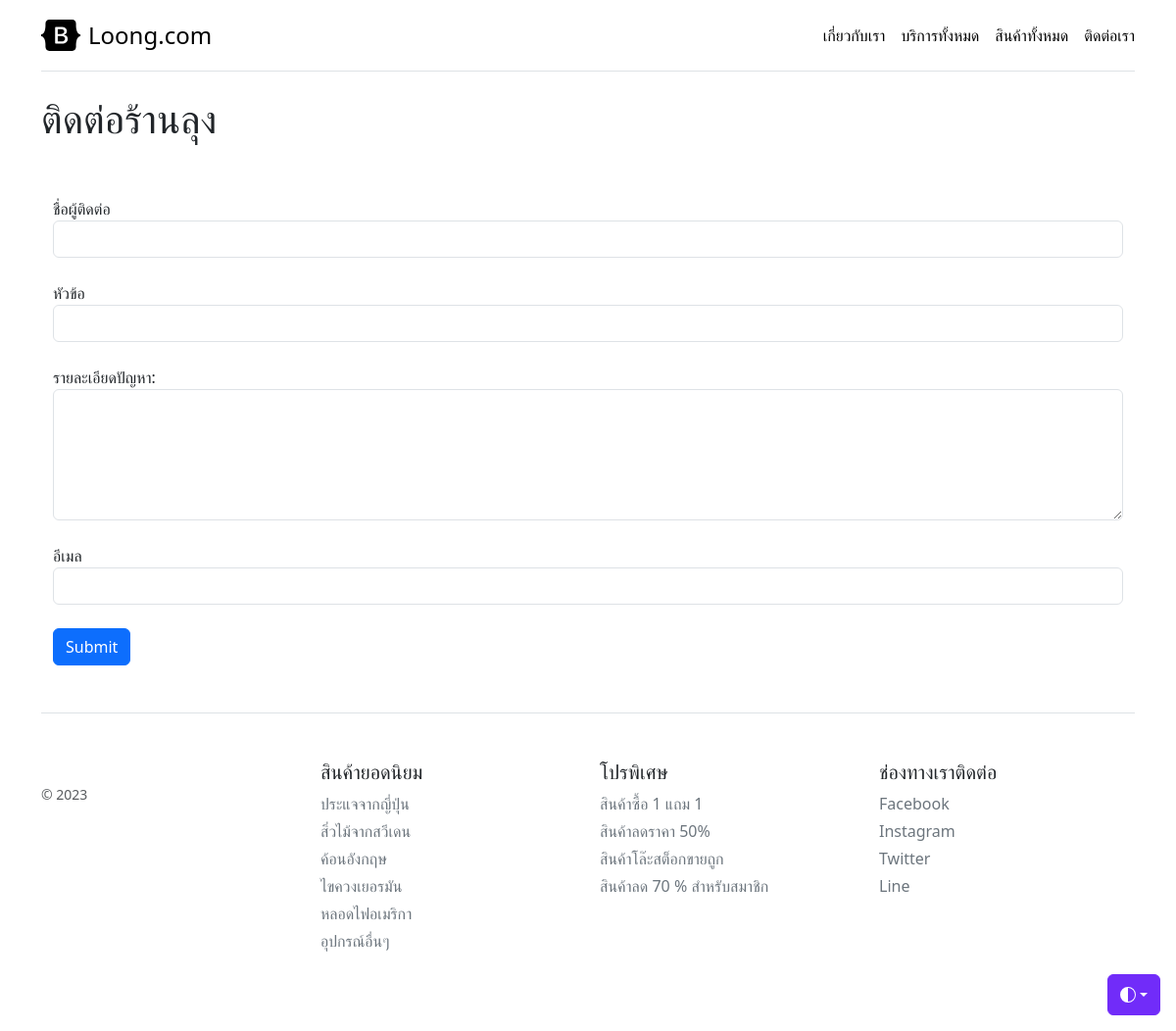
Before: /contact with the older database file.
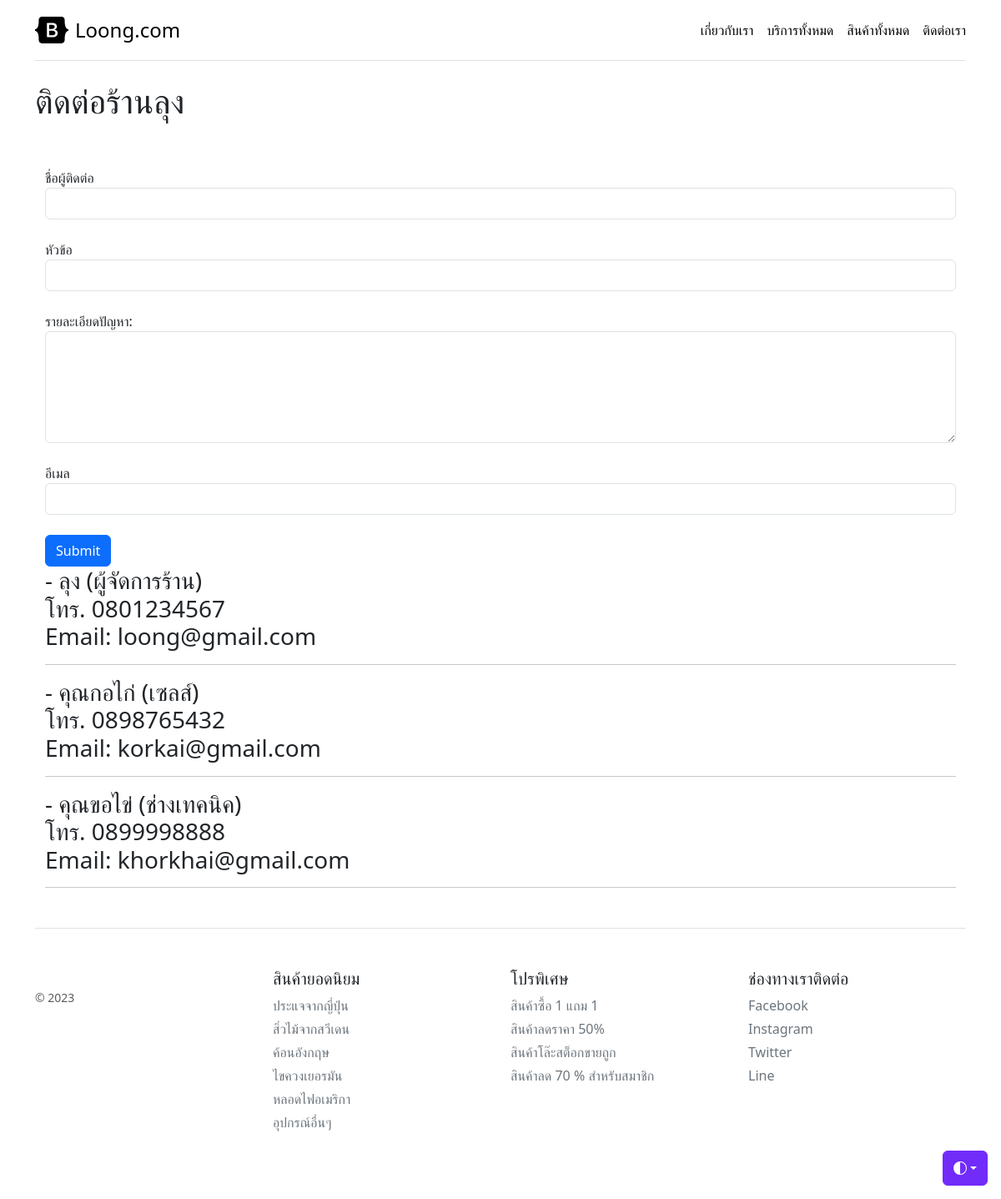
After: the same page with the newer database file.
### myapp/models.py (models this page shows, shortened)
class Staff(models.Model):
    name = models.CharField(max_length=200)
    tel = models.CharField(max_length=200)
    email = models.CharField(max_length=200)

### myapp/views.py (the view, shortened to what this page needs)
# urls.py: path('contact', Contact, name='contact'),
def Contact(request):
    namelist = Staff.objects.all()
    context = {'namelist':namelist}
    return render(request, 'myapp/contact.html',context)

### myapp/template/myapp/contact.html (shortened to what this page needs)
{% extends 'myapp/base.html' %}
{% block content %}
<h1>ติดต่อร้านลุง</h1>
<br>
<br>
<div class="container">
    <form method="POST">
        <div class="form-group">
            <label for="name">ชื่อผู้ติดต่อ</label>
            <input type="text" class="form-control" id="name" name="name">
        </div><br>
        <div class="form-group">
            <label for="title">หัวข้อ</label>
            <input type="text" class="form-control" id="title" name="title">
        </div><br>
        <div class="form-group">
        <label for="detail">รายละเอียดปัญหา:</label>
        <textarea class="form-control" rows="5" id="detail" name="detail"></textarea>
        </div><br>
        <div class="form-group">
            <label for="email">อีเมล</label>
            <input type="email" class="form-control" id="email" name="email">
        </div>
        <br>
        <button type="submit" class="btn btn-primary" >Submit</button>
    </form>
</div>
<div class="container">
{% for staff in namelist %}
    <h3>- {{staff.name}}<br>โทร. {{staff.tel}}<br> Email: {{staff.email}} </h3>
    <hr>
{% endfor %}
</div>
{% endblock content %}

Changed rows visible on the page:
added Staff: name "ลุง (ผู้จัดการร้าน)", tel "0801234567", email "loong@gmail.com"
added Staff: name "คุณกอไก่ (เซลส์)", tel "0898765432", email "korkai@gmail.com"
added Staff: name "คุณขอไข่ (ช่างเทคนิค)", tel "0899998888", email "khorkhai@gmail.com"
